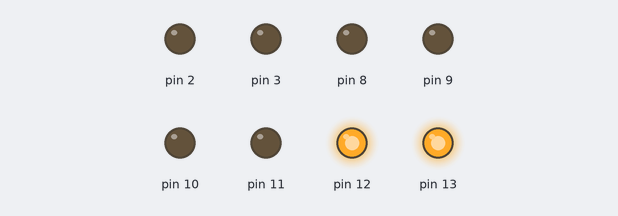
A sketch run on a simulated Arduino Uno, built with avr-gcc and run on an emulated ATmega328P. Shown: output pins drawn as LEDs (lit = HIGH).

Above: at 0.5 s.
At 2.5 s:
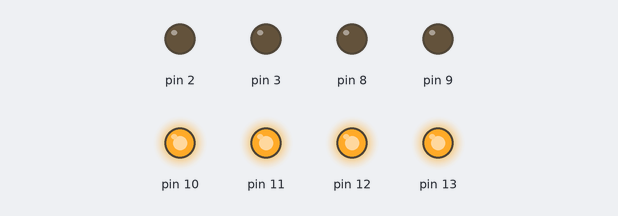
At 3.5 s:
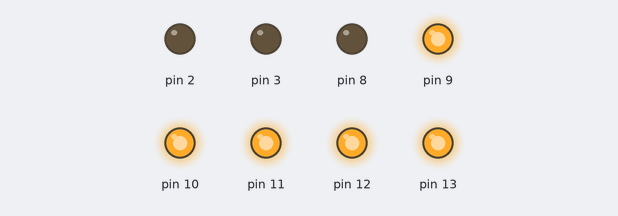
At 4.5 s:
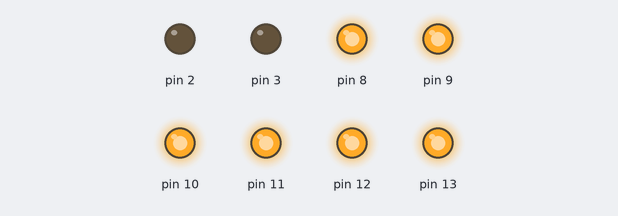
At 9.5 s:
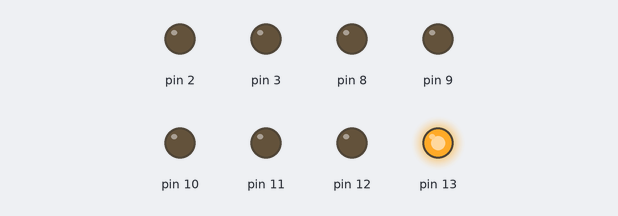
At 18.0 s:
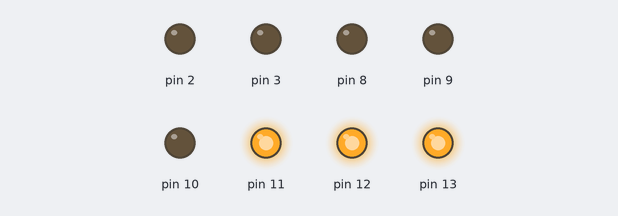
Timing chart, 0 to 19.0 s (numbered marks = the images above):
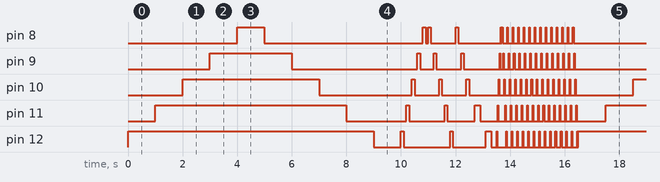

The sketch:

sketch_jun30a.ino
```cpp
void setup() {
  // put your setup code here, to run once:
pinMode(12,OUTPUT);
pinMode(11,OUTPUT);
pinMode(10,OUTPUT);
pinMode(9,OUTPUT);
pinMode(8,OUTPUT);
pinMode(2,OUTPUT);
pinMode(3,OUTPUT);
pinMode(13,OUTPUT);
digitalWrite(13,HIGH);

}

void loop() {
  // put your main code here, to run repeatedly:
digitalWrite(12,HIGH);
delay(1000);
//digitalWrite(12,LOW);
//delay(1000);
digitalWrite(11,HIGH);
delay(1000);
//digitalWrite(11,LOW);
//delay(1000);
digitalWrite(10,HIGH);
delay(1000);
//digitalWrite(10,LOW);
//delay(1000);
digitalWrite(9,HIGH);
delay(1000);
//digitalWrite(9,LOW);
//delay(1000);
digitalWrite(8,HIGH);
delay(1000);
//digitalWrite(8,LOW);
//delay(1000);

//second
//digitalWrite(8,HIGH);
//delay(1000);
digitalWrite(8,LOW);
delay(1000);
//digitalWrite(9,HIGH);
//delay(1000);
digitalWrite(9,LOW);
delay(1000);
//digitalWrite(10,HIGH);
//delay(1000);
digitalWrite(10,LOW);
delay(1000);
digitalWrite(11,LOW);
delay(1000);
//digitalWrite(11,HIGH);
//delay(1000);
//digitalWrite(12,HIGH);
//delay(1000);
digitalWrite(12,LOW);
delay(1000);

//third
digitalWrite(12,HIGH);
delay(100);
digitalWrite(12,LOW);
delay(100);
digitalWrite(11,HIGH);
delay(100);
digitalWrite(11,LOW);
delay(100);
digitalWrite(10,HIGH);
delay(100);
digitalWrite(10,LOW);
delay(100);
digitalWrite(9,HIGH);
delay(100);
digitalWrite(9,LOW);
delay(100);
digitalWrite(8,HIGH);
delay(100);
digitalWrite(8,LOW);
delay(100);

//fourth
digitalWrite(8,HIGH);
delay(100);
digitalWrite(8,LOW);
delay(100);
digitalWrite(9,HIGH);
delay(100);
digitalWrite(9,LOW);
delay(100);
digitalWrite(10,HIGH);
delay(100);
digitalWrite(10,LOW);
delay(100);
digitalWrite(11,HIGH);
delay(100);
digitalWrite(11,LOW);
delay(100);
digitalWrite(12,HIGH);
delay(100);
digitalWrite(12,LOW);
delay(100);

//fifth
digitalWrite(8,HIGH);
delay(100);
digitalWrite(8,LOW);
delay(100);
digitalWrite(9,HIGH);
delay(100);
digitalWrite(9,LOW);
delay(100);
digitalWrite(10,HIGH);
delay(100);
digitalWrite(10,LOW);
delay(200);
digitalWrite(11,HIGH);
delay(200);
digitalWrite(11,LOW);
delay(200);
digitalWrite(12,HIGH);
delay(200);
digitalWrite(12,LOW);
delay(200);

//sith
digitalWrite(12,HIGH);
delay(20);
digitalWrite(12,LOW);
delay(20);
digitalWrite(11,HIGH);
delay(20);
digitalWrite(11,LOW);
delay(20);
digitalWrite(10,HIGH);
delay(20);
digitalWrite(10,LOW);
delay(20);
digitalWrite(9,HIGH);
delay(20);
digitalWrite(9,LOW);
delay(20);
digitalWrite(8,HIGH);
delay(20);
digitalWrite(8,LOW);
delay(20);

//7
digitalWrite(8,HIGH);
delay(20);
digitalWrite(8,LOW);
delay(20);
digitalWrite(9,HIGH);
delay(20);
digitalWrite(9,LOW);
delay(20);
digitalWrite(10,HIGH);
delay(20);
digitalWrite(10,LOW);
delay(20);
digitalWrite(11,HIGH);
delay(20);
digitalWrite(11,LOW);
delay(20);
digitalWrite(12,HIGH);
delay(20);
digitalWrite(12,LOW);
delay(20);

//8
digitalWrite(8,HIGH);
delay(20);
digitalWrite(8,LOW);
delay(20);
digitalWrite(9,HIGH);
delay(20);
digitalWrite(9,LOW);
delay(20);
digitalWrite(10,HIGH);
delay(20);
digitalWrite(10,LOW);
delay(20);
digitalWrite(11,HIGH);
delay(20);
digitalWrite(11,LOW);
delay(20);
digitalWrite(12,HIGH);
delay(20);
digitalWrite(12,LOW);
delay(20);

//9
digitalWrite(8,HIGH);
delay(20);
digitalWrite(8,LOW);
delay(20);
digitalWrite(9,HIGH);
delay(20);
digitalWrite(9,LOW);
delay(20);
digitalWrite(10,HIGH);
delay(20);
digitalWrite(10,LOW);
delay(20);
digitalWrite(11,HIGH);
delay(20);
digitalWrite(11,LOW);
delay(20);
digitalWrite(12,HIGH);
delay(20);
digitalWrite(12,LOW);
delay(20);

//10
digitalWrite(8,HIGH);
delay(20);
digitalWrite(8,LOW);
delay(20);
digitalWrite(9,HIGH);
delay(20);
digitalWrite(9,LOW);
delay(20);
digitalWrite(10,HIGH);
delay(20);
digitalWrite(10,LOW);
delay(20);
digitalWrite(11,HIGH);
delay(20);
digitalWrite(11,LOW);
delay(20);
digitalWrite(12,HIGH);
delay(20);
digitalWrite(12,LOW);
delay(20);

digitalWrite(8,HIGH);
delay(20);
digitalWrite(8,LOW);
delay(20);
digitalWrite(9,HIGH);
delay(20);
digitalWrite(9,LOW);
delay(20);
digitalWrite(10,HIGH);
delay(20);
digitalWrite(10,LOW);
delay(20);
digitalWrite(11,HIGH);
delay(20);
digitalWrite(11,LOW);
delay(20);
digitalWrite(12,HIGH);
delay(20);
digitalWrite(12,LOW);
delay(20);

digitalWrite(8,HIGH);
delay(20);
digitalWrite(8,LOW);
delay(20);
digitalWrite(9,HIGH);
delay(20);
digitalWrite(9,LOW);
delay(20);
digitalWrite(10,HIGH);
delay(20);
digitalWrite(10,LOW);
delay(20);
digitalWrite(11,HIGH);
delay(20);
digitalWrite(11,LOW);
delay(20);
digitalWrite(12,HIGH);
delay(20);
digitalWrite(12,LOW);
delay(20);

digitalWrite(8,HIGH);
delay(20);
digitalWrite(8,LOW);
delay(20);
digitalWrite(9,HIGH);
delay(20);
digitalWrite(9,LOW);
delay(20);
digitalWrite(10,HIGH);
delay(20);
digitalWrite(10,LOW);
delay(20);
digitalWrite(11,HIGH);
delay(20);
digitalWrite(11,LOW);
delay(20);
digitalWrite(12,HIGH);
delay(20);
digitalWrite(12,LOW);
delay(20);

digitalWrite(8,HIGH);
delay(20);
digitalWrite(8,LOW);
delay(20);
digitalWrite(9,HIGH);
delay(20);
digitalWrite(9,LOW);
delay(20);
digitalWrite(10,HIGH);
delay(20);
digitalWrite(10,LOW);
delay(20);
digitalWrite(11,HIGH);
delay(20);
digitalWrite(11,LOW);
delay(20);
digitalWrite(12,HIGH);
delay(20);
digitalWrite(12,LOW);
delay(20);

digitalWrite(8,HIGH);
delay(20);
digitalWrite(8,LOW);
delay(20);
digitalWrite(9,HIGH);
delay(20);
digitalWrite(9,LOW);
delay(20);
digitalWrite(10,HIGH);
delay(20);
digitalWrite(10,LOW);
delay(20);
digitalWrite(11,HIGH);
delay(20);
digitalWrite(11,LOW);
delay(20);
digitalWrite(12,HIGH);
delay(20);
digitalWrite(12,LOW);
delay(20);

digitalWrite(8,HIGH);
delay(20);
digitalWrite(8,LOW);
delay(20);
digitalWrite(9,HIGH);
delay(20);
digitalWrite(9,LOW);
delay(20);
digitalWrite(10,HIGH);
delay(20);
digitalWrite(10,LOW);
delay(20);
digitalWrite(11,HIGH);
delay(20);
digitalWrite(11,LOW);
delay(20);
digitalWrite(12,HIGH);
delay(20);
digitalWrite(12,LOW);
delay(20);

digitalWrite(8,HIGH);
delay(20);
digitalWrite(8,LOW);
delay(20);
digitalWrite(9,HIGH);
delay(20);
digitalWrite(9,LOW);
delay(20);
digitalWrite(10,HIGH);
delay(20);
digitalWrite(10,LOW);
delay(20);
digitalWrite(11,HIGH);
delay(20);
digitalWrite(11,LOW);
delay(20);
digitalWrite(12,HIGH);
delay(20);
digitalWrite(12,LOW);
delay(20);

digitalWrite(8,HIGH);
delay(20);
digitalWrite(8,LOW);
delay(20);
digitalWrite(9,HIGH);
delay(20);
digitalWrite(9,LOW);
delay(20);
digitalWrite(10,HIGH);
delay(20);
digitalWrite(10,LOW);
delay(20);
digitalWrite(11,HIGH);
delay(20);
digitalWrite(11,LOW);
delay(20);
digitalWrite(12,HIGH);
delay(20);
digitalWrite(12,LOW);
delay(20);


digitalWrite(8,HIGH);
delay(20);
digitalWrite(8,LOW);
delay(20);
digitalWrite(9,HIGH);
delay(20);
digitalWrite(9,LOW);
delay(20);
digitalWrite(10,HIGH);
delay(20);
digitalWrite(10,LOW);
delay(20);
digitalWrite(11,HIGH);
delay(20);
digitalWrite(11,LOW);
delay(20);
digitalWrite(12,HIGH);
delay(20);
digitalWrite(12,LOW);
delay(20);

digitalWrite(8,HIGH);
delay(20);
digitalWrite(8,LOW);
delay(20);
digitalWrite(9,HIGH);
delay(20);
digitalWrite(9,LOW);
delay(20);
digitalWrite(10,HIGH);
delay(20);
digitalWrite(10,LOW);
delay(20);
digitalWrite(11,HIGH);
delay(20);
digitalWrite(11,LOW);
delay(20);
digitalWrite(12,HIGH);
delay(20);
digitalWrite(12,LOW);
delay(20);
}
```

Measured:
- by itself, pin 8, pin 9: moves between LOW and HIGH, repeating every 16.5 s
- by itself, pin 10: LOW → HIGH at 2.0 s, → LOW 5.0 s later, → HIGH 3.4 s later, → LOW 0.10 s later, … (77 changes in this stretch)
- by itself, pin 11: LOW → HIGH at 1.0 s, → LOW 7.0 s later, → HIGH 2.2 s later, → LOW 0.10 s later, … (77 changes in this stretch)
- by itself, pin 12: LOW → HIGH at 0.00 s, → LOW 9.0 s later, → HIGH 1.0 s later, → LOW 0.10 s later, … (77 changes in this stretch)
